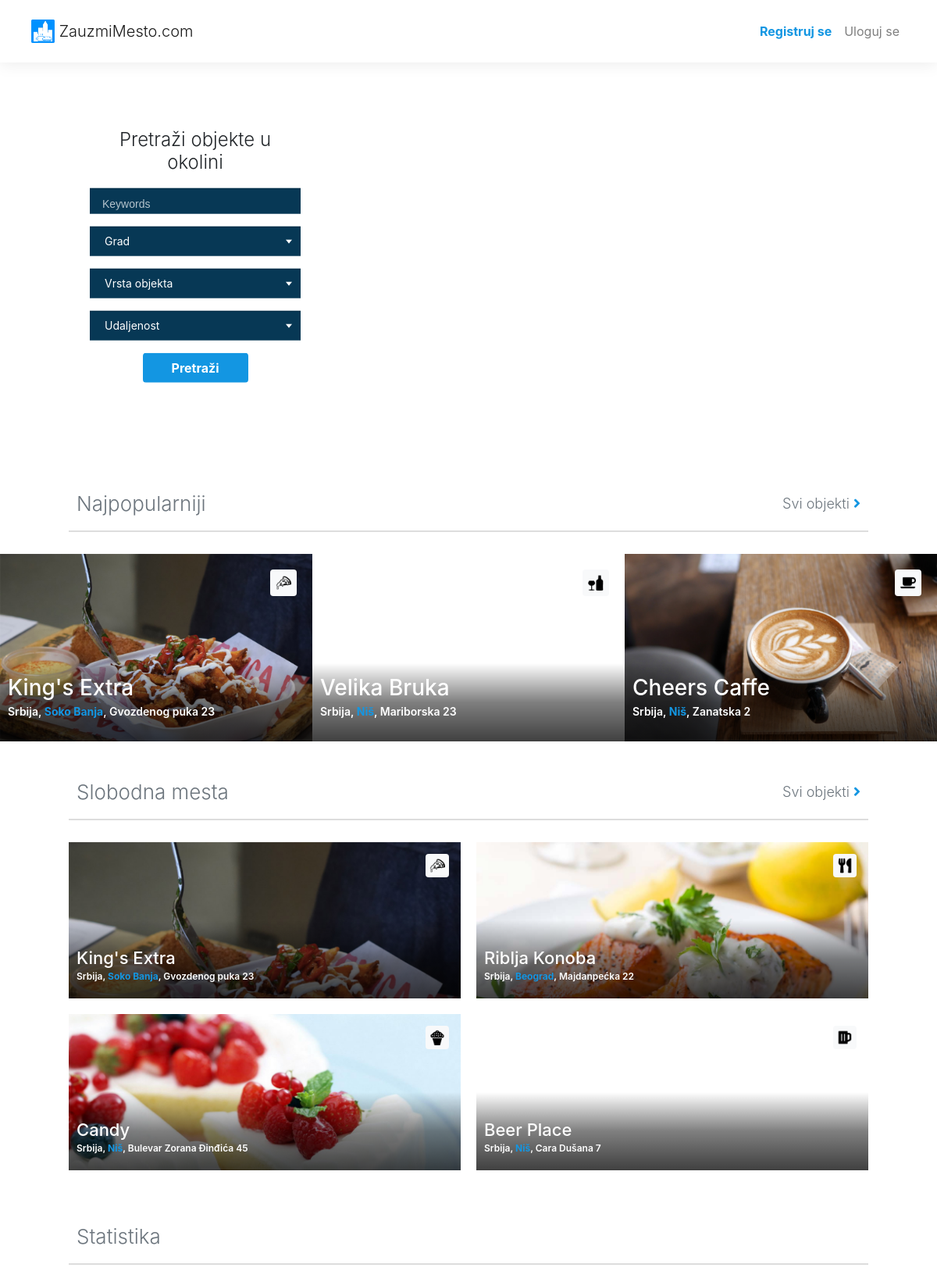
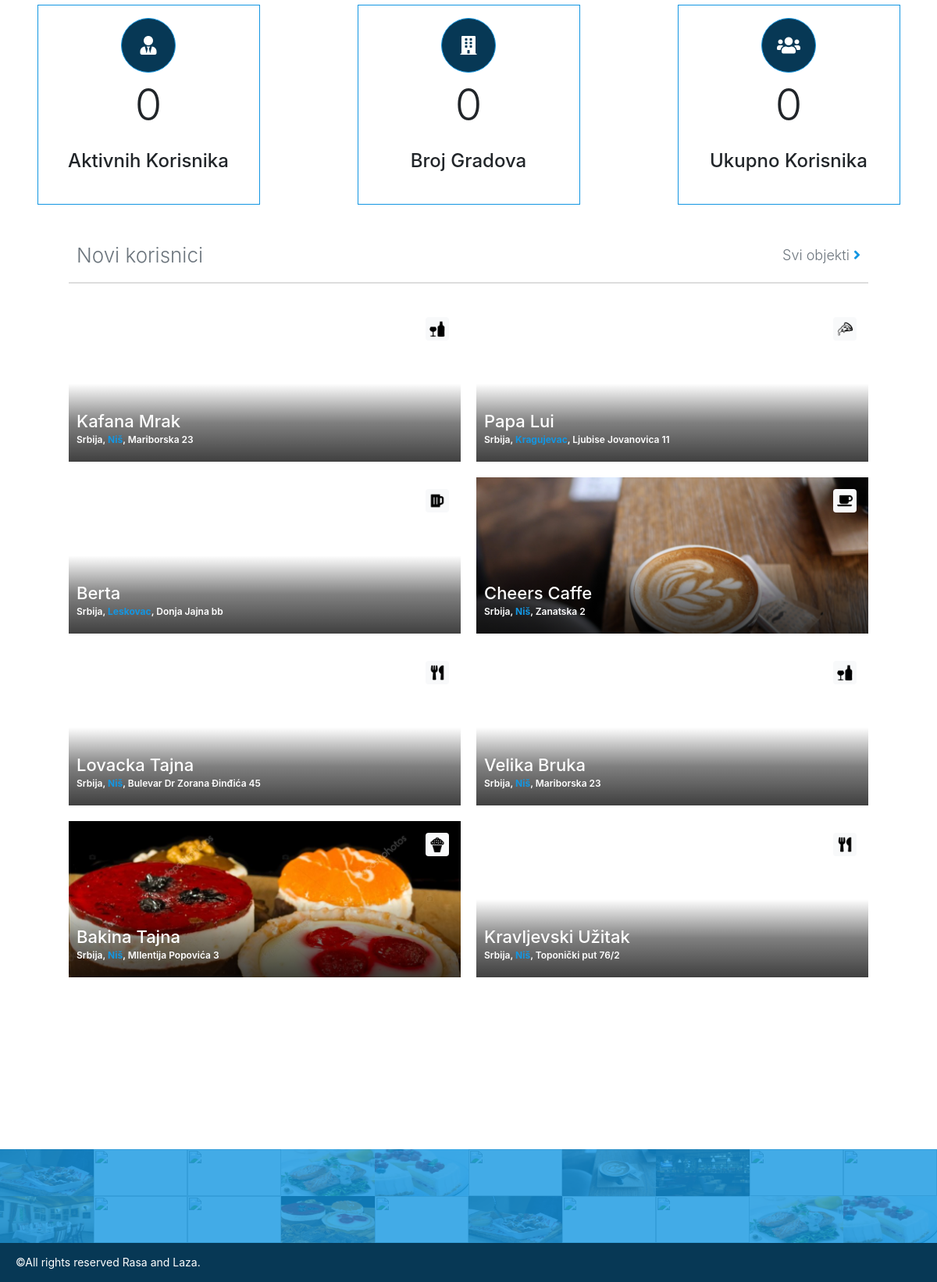
The page / on the database its author committed (2 pictures, top to bottom).
### tables this page shows
CREATE TABLE `companies` (
  `user_id` int(11) NOT NULL,
  `name` varchar(40) NOT NULL,
  `city_id` int(11) NOT NULL,
  `address` varchar(60) NOT NULL,
  `info` text NOT NULL,
  `latitude` double NOT NULL,
  `longitude` double NOT NULL,
  `company_type` int(11) NOT NULL,
  `phone1` varchar(40) DEFAULT NULL,
  `phone2` varchar(40) DEFAULT NULL,
  `website` varchar(120) DEFAULT NULL,
  `number_images` int(11) NOT NULL DEFAULT '1',
  `next_image` int(11) NOT NULL DEFAULT '2'
);

CREATE TABLE `users` (
  `id` int(11) NOT NULL,
  `username` varchar(40) NOT NULL,
  `email` varchar(50) NOT NULL,
  `type` tinyint(4) NOT NULL,
  `join_time` timestamp NOT NULL DEFAULT CURRENT_TIMESTAMP,
  `active` tinyint(4) NOT NULL DEFAULT '0',
  `password` varchar(100) NOT NULL,
  `image` varchar(60) NOT NULL DEFAULT '1.jpg'
);

CREATE TABLE `countries` (
  `id` int(11) NOT NULL,
  `name` varchar(40) NOT NULL
);

CREATE TABLE `cities` (
  `id` int(11) NOT NULL,
  `name` varchar(40) NOT NULL,
  `country_id` int(11) NOT NULL
);

### application/views/home.php (the view, shortened to what the rows shown need)
<div id="content" class="clearfix">
		<div class="regular slider">
		    <?php foreach ($most_popular as $place):?>
		    <div class="object_div">
		    	<span class="badge badge-light object_type" data-toggle="popover" title=<?=$place->type_name?> data-content="<?=$place->type_description?>">
					<?=badge($place->company_type)?>
		    	</span>
		    	<div class="image_div" style="background-image: url('<?=base_url("assets/Slike/profil_pictures/".$place->user_id."/".$place->image)?>');">
		    		<a href="<?=company_href($place->username,$place->email)?>" class="object_content">
		    			<h2 class="object_header text-white"><?=$place->name?></h2>
		    			<div class="object_adress text-white">
		    				<?=$place->country?>, <span class="blue_text font-weight-bold"><?=$place->city?></span>, <?=$place->address?>
		    			</div>
		    		</a>
		    	</div>
		    </div>
			<?php endforeach?>
		</div>
		<div class="object_list clearfix">
			<?php foreach ($free as $place):?>
			<div class="object_div new_user_obj_div float-left">
		    	<span class="badge badge-light object_type" data-toggle="popover" title=<?=$place->type_name?> data-content="<?=$place->type_description?>">
		    		<?=badge($place->company_type)?>
		    	</span>
		    	<div class="image_div" style="background-image: url('<?=base_url("assets/Slike/profil_pictures/".$place->user_id."/".$place->image)?>');">
					<a href="<?=company_href($place->username,$place->email)?>">
			    		<div class="object_content">
			    			<h2 class="object_header text-white"><?=$place->name?></h2>
			    			<div class="object_adress text-white">
			    				<?=$place->country?>, <span class="blue_text font-weight-bold"><?=$place->city?></span>, <?=$place->address?>
			    			</div>
			    		</div>
			    	</a>
		    	</div>
		    </div>
			<?php endforeach ?>
		</div>
		<div class="object_list clearfix">
			<?php foreach ($new as $place):?>
			<div class="object_div new_user_obj_div float-left">
		    	<span class="badge badge-light object_type" data-toggle="popover" title=<?=$place->type_name?> data-content="<?=$place->type_description?>">
		    		<?=badge($place->company_type)?>
		    	</span>
		    	<div class="image_div" style="background-image: url('<?=base_url("assets/Slike/profil_pictures/".$place->user_id."/".$place->image)?>');">
					<a href="<?=company_href($place->username,$place->email)?>">
			    		<div class="object_content">
			    			<h2 class="object_header text-white"><?=$place->name?></h2>
			    			<div class="object_adress text-white">
			    				<?=$place->country?>, <span class="blue_text font-weight-bold"><?=$place->city?></span>, <?=$place->address?>
			    			</div>
			    		</div>
		    		</a>
		    	</div>
		    </div>
			<?php endforeach ?>
		</div>
	</div>

### application/helpers/user_helper.php (shortened to what the rows shown need)
<?php
function badge($type){
	switch ($type) {
		case 1:
			return '<img style="width:20px" src="'.base_url("assets/Slike/Badges/restoran.png").'">';
		case 2:
			return '<img style="width:20px" src="'.base_url("assets/Slike/Badges/beer.png").'">';
		case 3:
			return '<img style="width:20px" src="'.base_url("assets/Slike/Badges/coffee.png").'">';
		case 4:
			return '<img style="width:20px" src="'.base_url("assets/Slike/Badges/cookie.png").'">';
		case 5:
			return '<img style="width:20px" src="'.base_url("assets/Slike/Badges/pizza.png").'">';
		case 6:
			return '<img style="width:20px" src="'.base_url("assets/Slike/Badges/kafana.png").'">';
	}
}
function company_href($username,$email){
	return base_url("company/".md5($username).md5($email));
}
function day_of_week(){
	$day=intval(date("j"));
	$month = intval(date("m"));
	$year = intval(date("Y"));
	return jddayofweek(juliantojd($month, $day, $year),0)+1;
}

### application/views/templates/footer.php (shortened to what the rows shown need)
<footer>
		<ul class="list_pictures_foot clearfix">
			<?php shuffle($all)?>
			<?php for($i=0;$i<20;++$i):?>
			<?php $place = $all[$i%count($all)]?>
			<li class="float-left" title="<?=$place->name?>">
				<a href=<?=company_href($place->username, $place->email)?>>
					<div class="picture_avatar">
						<div class="picture_overlay"></div>
					</div>
				</a>
			</li>
			<?php endfor?>
		</ul>
</footer>
</body>
</html>

### rows shown on the page
companies: user_id.image (picture), name "King's Extra", countries.name "Srbija", city.name "Soko Banja", address "Gvozdenog puka 23"
companies: name "Velika Bruka", countries.name "Srbija", city.name "Niš", address "Mariborska 23"
companies: shows a picture, user_id.image (picture), name "Cheers Caffe", countries.name "Srbija", city.name "Niš", address "Zanatska 2"
companies: user_id.image (picture), name "Riblja Konoba", countries.name "Srbija", city.name "Beograd", address "Majdanpećka 22"
companies: user_id.image (picture), name "Candy", countries.name "Srbija", city.name "Niš", address "Bulevar Zorana Đinđića 45"
companies: name "Beer Place", countries.name "Srbija", city.name "Niš", address "Cara Dušana 7"
companies: name "Kafana Mrak", countries.name "Srbija", city.name "Niš", address "Mariborska 23"
companies: name "Papa Lui", countries.name "Srbija", city.name "Kragujevac", address "Ljubise Jovanovica 11"
companies: name "Berta", countries.name "Srbija", city.name "Leskovac", address "Donja Jajna bb"
companies: name "Lovacka Tajna", countries.name "Srbija", city.name "Niš", address "Bulevar Dr Zorana Đinđića 45"
companies: user_id.image (picture), name "Bakina Tajna", countries.name "Srbija", city.name "Niš", address "MIlentija Popovića 3"
companies: name "Kravljevski Užitak", countries.name "Srbija", city.name "Niš", address "Toponički put 76/2"
